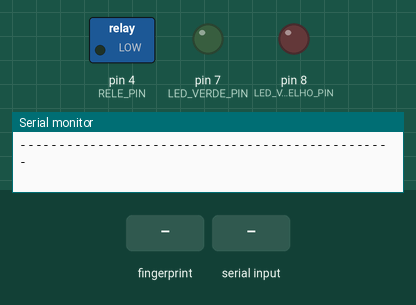
Simulated run of this sketch. Board: Arduino Mega 2560, built with avr-gcc and run on an emulated ATmega2560. Parts: switched loads named in the sketch (green lamp = pin HIGH), output pins drawn as LEDs (lit = HIGH), the last lines printed to the serial monitor. The inputs (shaded band) are chosen by the test bench.

Above: at 2.9 s.
3.0 s: finger stored as number 1 placed on the sensor
At 4.6 s:
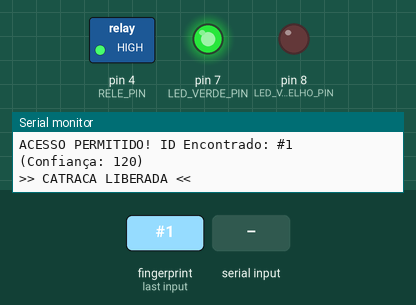
4.9 s: "90,45\n" received over Serial
At 6.8 s:
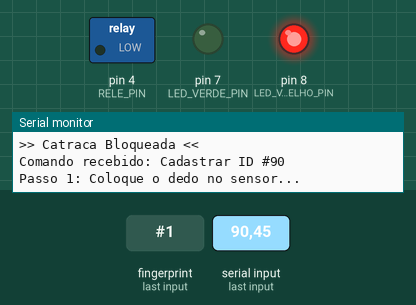
Timing chart, 0 to 8.5 s (numbered marks = the images above; inputs shaded):
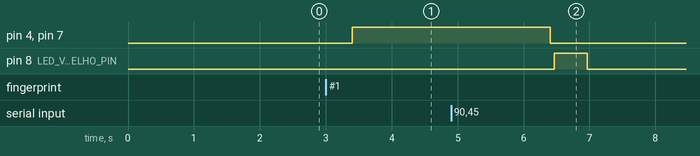

The sketch:

biometric_access_control.ino
```cpp
#include <Adafruit_Fingerprint.h>

// --- Configuração dos Pinos ---
#define LED_VERDE_PIN 7
#define LED_VERMELHO_PIN 8
#define RELE_PIN 4  // Pino onde o relé (Catraca) está conectado

/*
 * Configuração do Sensor no Arduino Mega
 * Usaremos a porta Serial de Hardware 'Serial2' (Pinos 16 e 17)
 */
Adafruit_Fingerprint finger = Adafruit_Fingerprint(&Serial2);

// --- Protótipos de Funções ---
void removerDigital(int id);
void cadastrarDigital(int id);
void verificarDigital();
void piscarLed(int pino, int vezes, int duracao);
void abrirCatraca();

void setup() {
  Serial.begin(9600);
  while (!Serial) { ; }

  Serial.println("\n--- Sistema de Controle de Acesso (Serial + Relé) ---");

  pinMode(LED_VERDE_PIN, OUTPUT);
  pinMode(LED_VERMELHO_PIN, OUTPUT);
  pinMode(RELE_PIN, OUTPUT);

  digitalWrite(LED_VERDE_PIN, LOW);
  digitalWrite(LED_VERMELHO_PIN, LOW);
  digitalWrite(RELE_PIN, LOW);

  finger.begin(57600);
  delay(500);

  if (finger.verifyPassword()) {
    Serial.println("Módulo de Digital Encontrado!");
  } else {
    Serial.println("Módulo de Digital NÃO encontrado :(");
    Serial.println("Verifique as conexões (RX/TX) e a alimentação.");
    while (1) {
      piscarLed(LED_VERMELHO_PIN, 3, 200);
    }
  }

  Serial.println("------------------------------------------------");
  Serial.println("Pronto para operação.");
  Serial.println("-> Para CADASTRAR: Digite o ID (ex: 5) e envie.");
  Serial.println("-> Para REMOVER:   Digite o ID negativo (ex: -5) e envie.");
  Serial.println("------------------------------------------------");
}

void loop() {
  if (Serial.available() > 0) {
    int id = Serial.parseInt();

    if (id > 0) {
      Serial.print("Comando recebido: Cadastrar ID #");
      Serial.println(id);
      cadastrarDigital(id);
      Serial.println("--- Retornando ao modo de leitura ---");
    } else if (id < 0) {
      int id_positivo = -id;
      Serial.print("Comando recebido: Remover ID #");
      Serial.println(id_positivo);
      removerDigital(id_positivo);
      Serial.println("--- Retornando ao modo de leitura ---");
    }
  }

  verificarDigital();
  delay(50);
}

void verificarDigital() {
  if (finger.getImage() != FINGERPRINT_OK) return;

  if (finger.image2Tz() != FINGERPRINT_OK) {
    Serial.println("Erro: Imagem ruim ou tremida.");
    piscarLed(LED_VERMELHO_PIN, 2, 100);
    return;
  }

  if (finger.fingerSearch() != FINGERPRINT_OK) {
    Serial.println("ACESSO NEGADO: Digital não encontrada.");
    piscarLed(LED_VERMELHO_PIN, 3, 150);
    return;
  }

  Serial.print("ACESSO PERMITIDO! ID Encontrado: #");
  Serial.print(finger.fingerID);
  Serial.print(" (Confiança: ");
  Serial.print(finger.confidence);
  Serial.println(")");

  abrirCatraca();
}

void abrirCatraca() {
  Serial.println(">> CATRACA LIBERADA <<");

  digitalWrite(LED_VERDE_PIN, HIGH);
  digitalWrite(RELE_PIN, HIGH);

  delay(3000);

  digitalWrite(LED_VERDE_PIN, LOW);
  digitalWrite(RELE_PIN, LOW);
  Serial.println(">> Catraca Bloqueada <<");
}

void cadastrarDigital(int id) {
  Serial.println("Passo 1: Coloque o dedo no sensor...");
  piscarLed(LED_VERMELHO_PIN, 1, 500);

  int p = -1;
  while (p != FINGERPRINT_OK) { p = finger.getImage(); }

  if (finger.image2Tz(1) != FINGERPRINT_OK) {
    Serial.println("Erro na leitura 1. Cancelando.");
    piscarLed(LED_VERMELHO_PIN, 4, 100);
    return;
  }
  Serial.println("Leitura 1 OK!");

  Serial.println("Retire o dedo...");
  delay(2000);
  p = 0;
  while (p != FINGERPRINT_NOFINGER) { p = finger.getImage(); }

  Serial.println("Passo 2: Coloque o MESMO dedo novamente...");
  piscarLed(LED_VERMELHO_PIN, 1, 500);

  p = -1;
  while (p != FINGERPRINT_OK) { p = finger.getImage(); }

  if (finger.image2Tz(2) != FINGERPRINT_OK) {
    Serial.println("Erro na leitura 2. Cancelando.");
    piscarLed(LED_VERMELHO_PIN, 4, 100);
    return;
  }
  Serial.println("Leitura 2 OK!");

  Serial.println("Processando modelo...");
  if (finger.createModel() != FINGERPRINT_OK) {
    Serial.println("Erro: As digitais não conferem.");
    piscarLed(LED_VERMELHO_PIN, 4, 100);
    return;
  }

  Serial.print("Salvando no ID #");
  Serial.println(id);
  if (finger.storeModel(id) != FINGERPRINT_OK) {
    Serial.println("Erro ao salvar na memória flash.");
    piscarLed(LED_VERMELHO_PIN, 4, 100);
    return;
  }

  Serial.println(">>> SUCESSO! Digital Cadastrada. <<<");
  piscarLed(LED_VERDE_PIN, 3, 200);
}

void removerDigital(int id) {
  Serial.print("Tentando remover ID #");
  Serial.println(id);

  uint8_t p = finger.deleteModel(id);

  if (p == FINGERPRINT_OK) {
    Serial.println(">>> SUCESSO! ID Removido. <<<");
    piscarLed(LED_VERDE_PIN, 2, 150);
  } else if (p == FINGERPRINT_PACKETRECIEVEERR) {
    Serial.println("Erro de comunicação.");
  } else if (p == FINGERPRINT_BADLOCATION) {
    Serial.println("Erro: ID não existe ou inválido.");
    piscarLed(LED_VERMELHO_PIN, 3, 100);
  } else {
    Serial.println("Erro desconhecido ao remover.");
  }
}

void piscarLed(int pino, int vezes, int duracao) {
  for (int i = 0; i < vezes; i++) {
    digitalWrite(pino, HIGH);
    delay(duracao);
    digitalWrite(pino, LOW);
    if (i < vezes - 1) delay(duracao);
  }
}
```

Measured:
- after the input at 3.0 s, pin 4 (RELE_PIN), pin 7 (LED_VERDE_PIN): LOW → HIGH after 0.40 s
- after the input at 4.9 s, pin 8 (LED_VERMELHO_PIN): LOW → HIGH after 1.6 s, → LOW 0.50 s later
